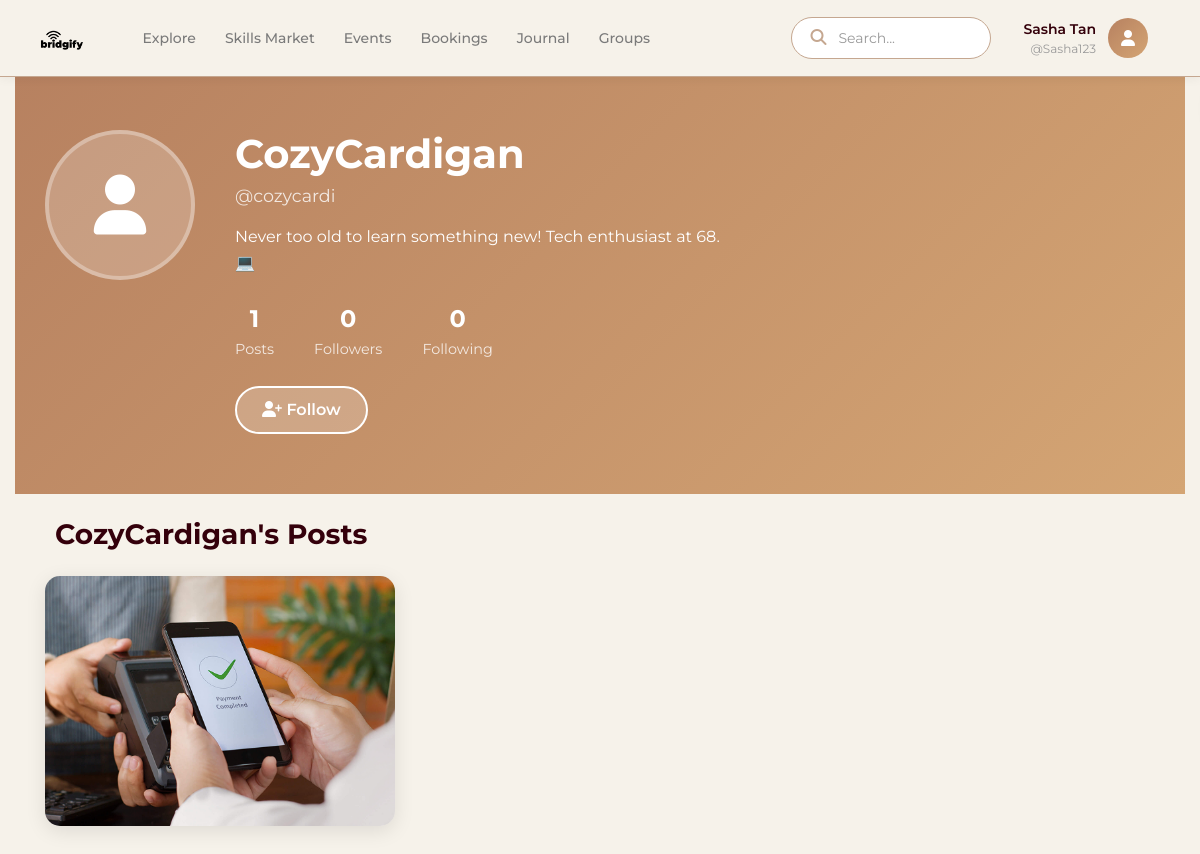
The page /profile/3 on the database its author committed.
### tables this page shows
CREATE TABLE users (
            id INTEGER PRIMARY KEY AUTOINCREMENT,
            username TEXT NOT NULL UNIQUE,
            handle TEXT NOT NULL UNIQUE,
            bio TEXT DEFAULT '',
            profile_pic TEXT DEFAULT 'default.jpg',
            joined_date DATETIME DEFAULT CURRENT_TIMESTAMP
        );

CREATE TABLE posts (
            id INTEGER PRIMARY KEY AUTOINCREMENT,
            user_id INTEGER NOT NULL,
            image_url TEXT NOT NULL,
            caption TEXT,
            location TEXT,
            status TEXT DEFAULT 'published',
            category TEXT,
            post_type TEXT,
            timestamp DATETIME DEFAULT CURRENT_TIMESTAMP,
            FOREIGN KEY (user_id) REFERENCES users (id)
        );

### routes/profile.py (the view)
@profile_bp.route('/profile')
@profile_bp.route('/profile/<int:user_id>')
def profile(user_id=None):
    conn = get_db_connection()
    if user_id is None:
        user_id = CURRENT_USER_ID
    user = conn.execute('SELECT * FROM users WHERE id = ?', (user_id,)).fetchone()
    if not user:
        conn.close()
        return "User not found", 404
    user = dict(user)
    is_own_profile = (user_id == CURRENT_USER_ID)
    posts = conn.execute('''
        SELECT posts.*, users.username, users.handle
        FROM posts
        JOIN users ON posts.user_id = users.id
        WHERE posts.user_id = ? AND posts.status = 'published'
        ORDER BY timestamp DESC
    ''', (user_id,)).fetchall()
    posts = [dict(p) for p in posts]
    post_count = len(posts)
    follower_count = 0
    following_count = 0
    conn.close()
    return render_template('profile.html',
                           active_page='profile',
                           user=user,
                           posts=posts,
                           post_count=post_count,
                           follower_count=follower_count,
                           following_count=following_count,
                           is_own_profile=is_own_profile,
                           current_user_id=CURRENT_USER_ID)

### database.py (called while the page is built)
def get_db_connection():
    conn = sqlite3.connect('bridgify.db')
    conn.row_factory = sqlite3.Row
    return conn

### templates/profile.html (shortened to what this page needs)
{% extends "base.html" %}
{% block content %}
<div class="profile-page">
    <div class="profile-header">
        <div class="container">
            <div class="profile-info">
                <div class="profile-avatar">
                    <i class="fa-solid fa-user"></i>
                </div>
                <div class="profile-details">
                    <h1 class="profile-name">{{ user.username }}</h1>
                    <p class="profile-handle">{{ user.handle }}</p>
                    <p class="profile-bio">{{ user.bio or 'No bio yet.' }}</p>
                    <div class="profile-stats">
                        <div class="stat">
                            <span class="stat-number">{{ post_count }}</span>
                            <span class="stat-label">Posts</span>
                        </div>
                        <div class="stat">
                            <span class="stat-number">{{ follower_count }}</span>
                            <span class="stat-label">Followers</span>
                        </div>
                        <div class="stat">
                            <span class="stat-number">{{ following_count }}</span>
                            <span class="stat-label">Following</span>
                        </div>
                    </div>
                    {% if is_own_profile %}
                    <button class="btn-edit-profile" onclick="showEditModal()">
                        <i class="fa-solid fa-pen"></i> Edit Profile
                    </button>
                    {% else %}
                    <button class="btn-follow">
                        <i class="fa-solid fa-user-plus"></i> Follow
                    </button>
                    {% endif %}
                </div>
            </div>
        </div>
    </div>
    <div class="container py-4">
        <h3 class="section-title">
            {% if is_own_profile %}My Posts{% else %}{{ user.username }}'s Posts{% endif %}
        </h3>
        {% if posts %}
        <div class="row">
            {% for post in posts %}
            <div class="col-md-4 mb-4">
                <div class="profile-post-card">
                    <img src="{{ post.image_url }}" alt="Post" class="post-image">
                </div>
            </div>
            {% endfor %}
        </div>
        {% endif %}
    </div>
</div>
{% endblock %}

### templates/base.html (style rules this page uses)
:root { --parchment: #f6f2ea; --manuscript: #c5a790; --leather: #b78160; --bindery: #34000b; --text-dark: #333333; }
body { background-color: var(--parchment); font-family: 'Montserrat', sans-serif; color: var(--text-dark); }

### templates/profile.html (style rules this page uses)
:root { --parchment: #f6f2ea; --manuscript: #c5a790; --leather: #b78160; --leather-light: #d4a574; --leather-dark: #8b5a3c; --bindery: #34000b; }
.profile-page { background-color: var(--parchment); min-height: 100vh; padding-top: 70px; }
.profile-header { background: linear-gradient(135deg, var(--leather) 0%, var(--leather-light) 100%); padding: 60px 0; color: white; }
.profile-info { display: flex; align-items: flex-start; gap: 40px; }
.profile-avatar { width: 150px; height: 150px; background: rgba(255, 255, 255, 0.2); border-radius: 50%; display: flex; align-items: center; justify-content: center; font-size: 60px; color: white; flex-shrink: 0; border: 4px solid rgba(255, 255, 255, 0.3); }
.profile-details { flex-grow: 1; }
.profile-name { font-size: 2.5rem; font-weight: 700; margin-bottom: 5px; }
.profile-handle { font-size: 1.1rem; opacity: 0.8; margin-bottom: 15px; }
.profile-bio { font-size: 1rem; max-width: 500px; line-height: 1.6; margin-bottom: 25px; }
.profile-stats { display: flex; gap: 40px; margin-bottom: 25px; }
.stat { text-align: center; }
.stat-number { font-size: 1.5rem; font-weight: 700; display: block; }
.stat-label { font-size: 0.9rem; opacity: 0.8; }
.btn-edit-profile, .btn-follow { background: rgba(255, 255, 255, 0.2); color: white; border: 2px solid white; padding: 10px 25px; border-radius: 25px; font-weight: 600; cursor: pointer; transition: all 0.3s; }
.section-title { color: var(--bindery); font-weight: 700; margin-bottom: 25px; display: flex; align-items: center; gap: 10px; }
.profile-post-card { border-radius: 15px; overflow: hidden; position: relative; box-shadow: 0 5px 20px rgba(0, 0, 0, 0.1); transition: transform 0.3s; cursor: pointer; }
.post-image { width: 100%; height: 250px; object-fit: cover; }

### rows shown on the page
users: username "CozyCardigan", handle "@cozycardi", bio "Never too old to learn something new! Tech enthusiast at 68. 💻"
posts: image_url (picture)

### other values the page prints
{{ post_count }} "1"
{{ follower_count }} "0"
{{ following_count }} "0"
